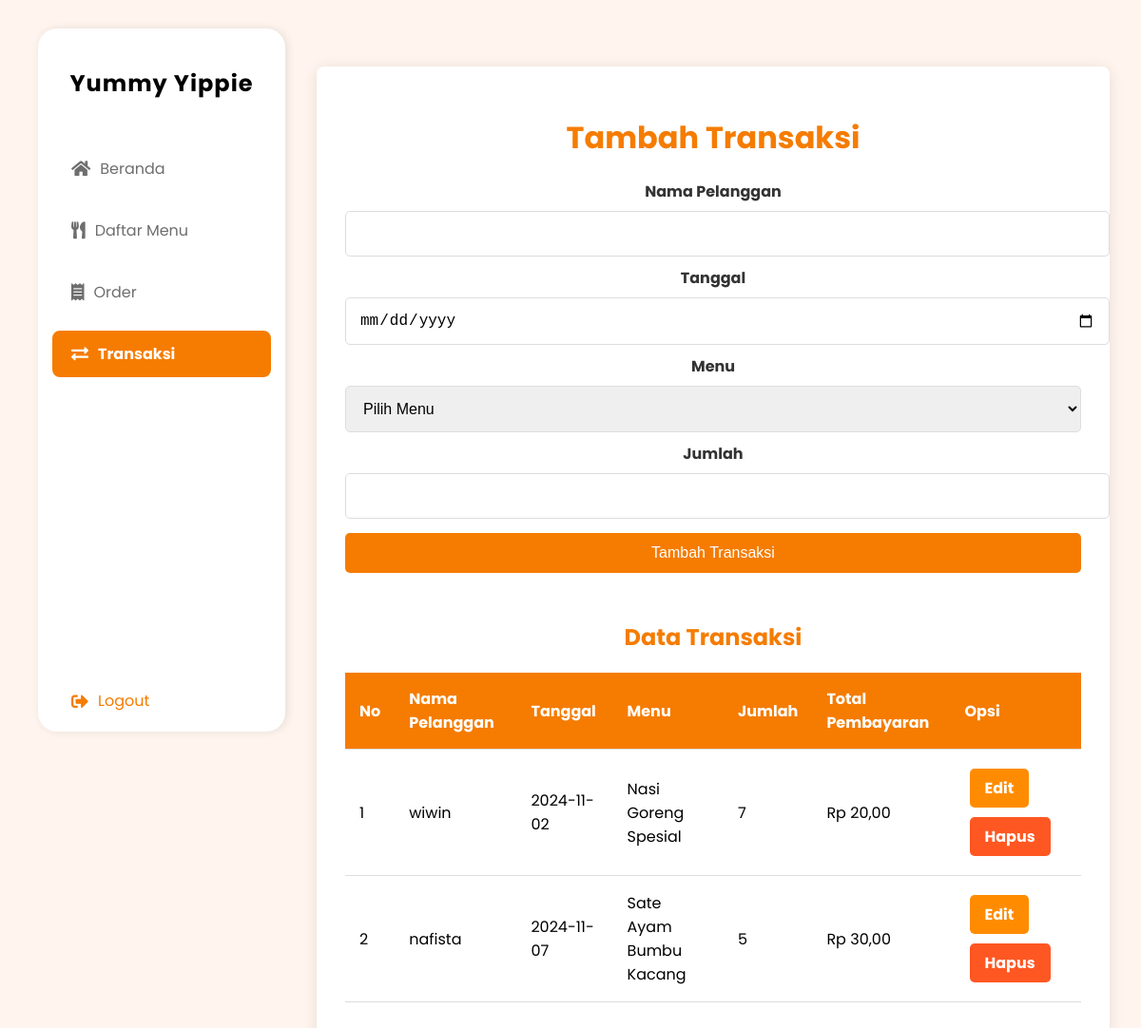
Screenshot of /19013restaurant/transaksi.php with the database file from the repository.
### tables this page shows
CREATE TABLE `tb_transaksi_detail` (
  `id` int(11) NOT NULL,
  `transaksi_id` int(11) NOT NULL,
  `menu_id` int(11) NOT NULL,
  `jumlah` int(11) NOT NULL
);

CREATE TABLE `tb_transaksi` (
  `id` int(11) NOT NULL,
  `nama_pelanggan` text NOT NULL,
  `tanggal` date NOT NULL,
  `total_pembayaran` int(11) NOT NULL
);

CREATE TABLE `tb_menu` (
  `id` int(11) NOT NULL,
  `nama_menu` varchar(100) NOT NULL,
  `harga` int(11) NOT NULL,
  `deskripsi` text NOT NULL
);

### 19013restaurant/transaksi.php (the view, shortened to what this page needs)
<?php
include 'koneksi.php';
$query_transaksi = "
    SELECT
        t.id, t.nama_pelanggan, t.tanggal, t.total_pembayaran,
        m.nama_menu, td.jumlah
    FROM tb_transaksi t
    JOIN tb_transaksi_detail td ON t.id = td.transaksi_id
    JOIN tb_menu m ON td.menu_id = m.id
    ORDER BY t.id DESC";
$result_transaksi = mysqli_query($koneksi, $query_transaksi);
?>
<!DOCTYPE html>
<html lang="en">
<head>
    <link href="https://cdnjs.cloudflare.com/ajax/libs/font-awesome/5.15.3/css/all.min.css" rel="stylesheet">
</head>
<body>
    <div class="sidebar">
        <h2>Yummy Yippie</h2>
        <a href="index.php" class="nav-link">
            <i class="fas fa-home"></i> Beranda
        </a>
        <a href="menu.php" class="nav-link">
            <i class="fas fa-utensils"></i> Daftar Menu
        </a>
        <a href="order.php" class="nav-link">
            <i class="fas fa-receipt"></i> Order
        </a>
        <a href="transaksi.php" class="nav-link active">
            <i class="fas fa-exchange-alt"></i> Transaksi
        </a>
        <a href="logout.php" class="nav-link logout-link">
            <i class="fas fa-sign-out-alt"></i> Logout
        </a>
    </div>
    <div class="main-content">
        <div class="container">
            <h1>Tambah Transaksi</h1>
            <div class="form-container">
                <form method="POST" action="proses_transaksi.php">
                    <label for="nama_pelanggan">Nama Pelanggan</label>
                    <input type="text" id="nama_pelanggan" name="nama_pelanggan" required>
                    <label for="tanggal">Tanggal</label>
                    <input type="date" id="tanggal" name="tanggal" required>
                    <label for="menu_id">Menu</label>
                    <select id="menu_id" name="menu_id" required>
                        <option value="">Pilih Menu</option>
                    </select>
                    <label for="jumlah">Jumlah</label>
                    <input type="number" id="jumlah" name="jumlah" required>
                    <button type="submit">Tambah Transaksi</button>
                </form>
            </div>
            <div class="table-container">
                <h2>Data Transaksi</h2>
                <table>
                    <thead>
                        <tr>
                            <th>No</th>
                            <th>Nama Pelanggan</th>
                            <th>Tanggal</th>
                            <th>Menu</th>
                            <th>Jumlah</th>
                            <th>Total Pembayaran</th>
                            <th>Opsi</th>
                        </tr>
                    </thead>
                    <tbody>
                        <?php
                        $no = 1;
                        while ($row = mysqli_fetch_assoc($result_transaksi)):
                        ?>
                        <tr>
                            <td><?php echo $no++; ?></td>
                            <td><?php echo $row['nama_pelanggan']; ?></td>
                            <td><?php echo $row['tanggal']; ?></td>
                            <td><?php echo $row['nama_menu']; ?></td>
                            <td><?php echo $row['jumlah']; ?></td>
                            <td>Rp <?php echo number_format($row['total_pembayaran'], 2, ',', '.'); ?></td>
                            <td>
                                <a href="edit_transaksi.php?id=<?php echo $row['id']; ?>" class="btn-edit">Edit</a>
                                <a href="hapus_transaksi.php?id=<?php echo $row['id']; ?>" class="btn-hapus" onclick="return confirm('Apakah Anda yakin ingin menghapus transaksi ini?')">Hapus</a>
                            </td>
                        </tr>
                        <?php endwhile; ?>
                    </tbody>
                </table>
            </div>
        </div>
    </div>
</body>
</html>

### 19013restaurant/transaksi.php (style rules this page uses)
body { font-family: 'Poppins', sans-serif; background-color: #FFF5EE; margin: 0; padding: 0; }
.sidebar { height: calc(100vh - 80px); width: 260px; background-color: #fff; position: fixed; top: 30px; left: 40px; box-shadow: 2px 0 10px rgba(0, 0, 0, 0.1); padding-top: 20px; border-radius: 20px; display: flex; flex-direction: column; }
.sidebar h2 { font-size: 24px; text-align: center; color: #000; margin-bottom: 40px; font-weight: bold; letter-spacing: 1px; }
.sidebar .nav-link { color: #6e6e6e; font-size: 16px; padding: 12px 20px; display: flex; align-items: center; border-radius: 8px; transition: all 0.3s ease; text-decoration: none; margin: 8px 15px; }
.sidebar .nav-link i { font-size: 18px; margin-right: 10px; color: #6e6e6e; }
.sidebar .nav-link.active { background-color: #f57c00; color: white; font-weight: bold; }
.sidebar .nav-link.active i { color: white; }
.sidebar .logout-link { color: #f57c00; padding: 12px 20px; display: flex; align-items: center; border-radius: 8px; text-decoration: none; transition: all 0.3s ease; margin-top: auto; }
.sidebar .logout-link i { color: #f57c00; margin-right: 10px; }
.main-content { margin-left: 300px; padding: 20px; margin-top: 30px; text-align: center; }
.container { width: 90%; max-width: 1200px; margin: 20px auto; background-color: #ffffff; padding: 30px; border-radius: 8px; box-shadow: 0 2px 15px rgba(0, 0, 0, 0.1); }
h1, h2 { text-align: center; margin-bottom: 20px; color: #f57c00; }
.form-container, .table-container { margin-bottom: 30px; }
label { display: block; font-weight: bold; margin-top: 10px; color: #333; }
input, select, button { width: 100%; padding: 14px; margin-top: 8px; border: 1px solid #ddd; border-radius: 5px; font-size: 16px; }
button { background-color: #f57c00; color: white; border: none; padding: 12px 20px; border-radius: 5px; margin-top: 15px; cursor: pointer; font-size: 16px; }
table { width: 100%; border-collapse: collapse; margin-top: 20px; }
th, td { padding: 15px; text-align: left; border-bottom: 1px solid #ddd; font-size: 16px; }
th { background-color: #f57c00; color: white; }
.btn-edit, .btn-hapus { padding: 8px 16px; border-radius: 5px; color: white; text-decoration: none; display: inline-block; font-weight: bold; text-align: center; margin: 5px; }
.btn-edit { background-color: #ff8c00; }
.btn-hapus { background-color: #ff5722; }
.table-container { overflow-x: auto; }

### rows the page displays
tb_transaksi_detail: transaksi.nama_pelanggan "wiwin", transaksi.tanggal "2024-11-02", menu.nama_menu "Nasi Goreng Spesial", jumlah "7", transaksi.total_pembayaran "20,00"
tb_transaksi_detail: transaksi.nama_pelanggan "nafista", transaksi.tanggal "2024-11-07", menu.nama_menu "Sate Ayam Bumbu Kacang", jumlah "5", transaksi.total_pembayaran "30,00"
